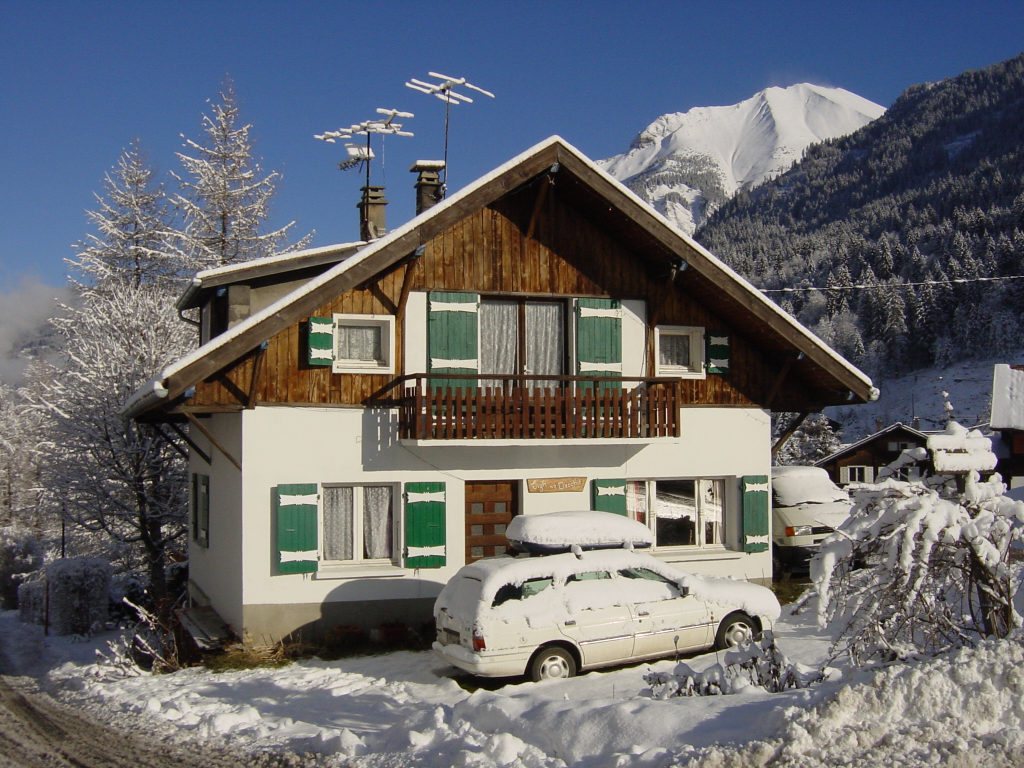
#> input picture photos/chalet1.jpg, 2048 x 1536 px (shown at 1/2 size)
$ python make_pwa_icons.py
#> lines starting #> are read from the running program, lines starting #| are printed output that depends on the picture; after the words box and inside, x2 and y2 are one past the last pixel; in counts of white or black regions, pixels touching at a corner belong together
"""
Builds PWA icons from the chalet photo.

Outputs under icons/:
  icon-192.png, icon-512.png, icon-512-maskable.png, apple-touch-icon.png

Run from repo root:  python tools/make_pwa_icons.py
"""
from pathlib import Path

from PIL import Image, ImageDraw

ROOT = Path(__file__).resolve().parent.parent
SOURCE = ROOT / "photos" / "chalet1.jpg"
OUT = ROOT / "icons"

PINE = (31, 61, 50, 255)
WOOD = (176, 141, 87, 255)


def square_crop(img: Image.Image, bias_y: float = 0.38) -> Image.Image:
#> called with bias_y = 0.38
    w, h = img.size
#> w = 2048; h = 1536
    side = min(w, h)
#> side = 1536
    left = (w - side) // 2
#> left = 256
    top = max(0, min(h - side, int((h - side) * bias_y)))
#> top = 0
    return img.crop((left, top, left + side, top + side))
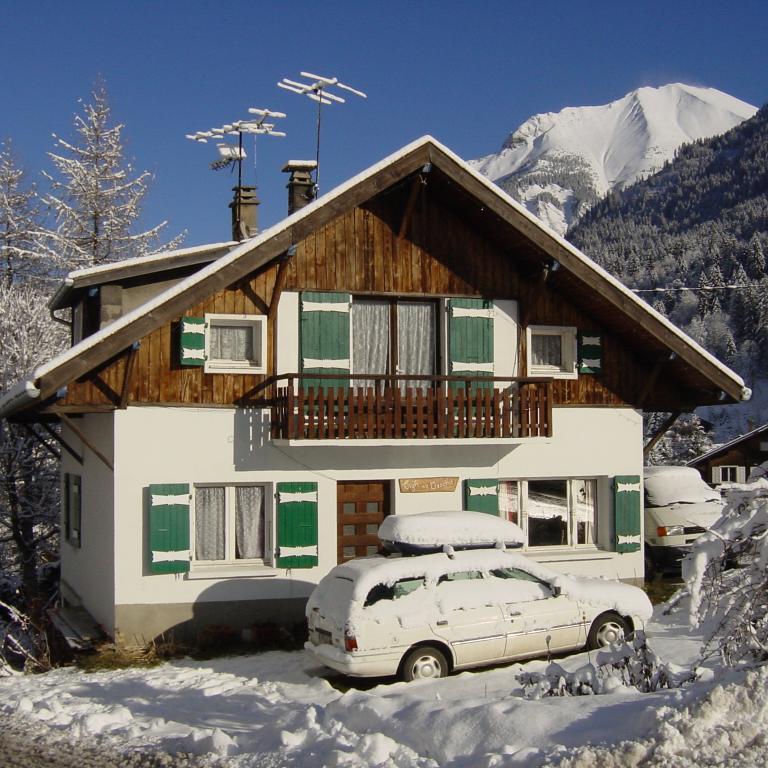
#> returned value: PIL image 1536x1536 RGB (shown at 1/2 size); mean R, G, B 108.1, 109.1, 112.1


def make_icon(src: Image.Image, size: int, *, maskable: bool = False) -> Image.Image:
    """Photo icon on pine, optional maskable padding (safe zone ~80%)."""
#> called with size = 192, maskable = False
    canvas = Image.new("RGBA", (size, size), PINE)
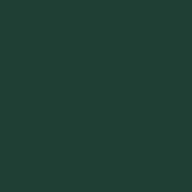
#> canvas: PIL image 192x192 RGBA; mean R, G, B, A 31, 61, 50, 255
    pad = int(size * 0.12) if maskable else int(size * 0.06)
    inner = size - pad * 2
    photo = src.resize((inner, inner), Image.Resampling.LANCZOS)

    # Soft round-rect mask so the photo reads as an app glyph
    mask = Image.new("L", (inner, inner), 0)
#> mask: PIL image 170x170 L; every value is 0
    draw = ImageDraw.Draw(mask)
    radius = max(8, int(inner * 0.18))
    draw.rounded_rectangle((0, 0, inner - 1, inner - 1), radius=radius, fill=255)

    rounded = Image.new("RGBA", (inner, inner), (0, 0, 0, 0))
#> rounded: PIL image 170x170 RGBA; every value is 0
    rounded.paste(photo, (0, 0))
    rounded.putalpha(mask)
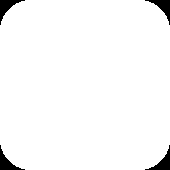
#> mask: PIL image 170x170 L; 97.2% white; 4 black regions, box (x1, y1, x2, y2) and area: (0, 0, 25, 25) 203, (145, 0, 170, 25) 203, (0, 145, 25, 170) 203, (145, 145, 170, 170) 203

    # Thin wood ring
    ring = Image.new("RGBA", (inner, inner), (0, 0, 0, 0))
    rdraw = ImageDraw.Draw(ring)
    stroke = max(2, size // 64)
    rdraw.rounded_rectangle(
        (stroke // 2, stroke // 2, inner - 1 - stroke // 2, inner - 1 - stroke // 2),
        radius=radius,
        outline=WOOD,
        width=stroke,
    )

    canvas.paste(rounded, (pad, pad), rounded)
    canvas.paste(ring, (pad, pad), ring)
    return canvas


def main() -> None:
    OUT.mkdir(exist_ok=True)
    src = square_crop(Image.open(SOURCE).convert("RGB"))

    make_icon(src, 192).save(OUT / "icon-192.png", optimize=True)
    make_icon(src, 512).save(OUT / "icon-512.png", optimize=True)
#> in make_icon (call 2), `mask = Image.new("L", (inner, inner), 0)`: mask: PIL image 452x452 L; every value is 0
#> in make_icon (call 2), `rounded = Image.new("RGBA", (inner, inner), (0, 0, 0, 0))`: rounded: PIL image 452x452 RGBA; every value is 0
#> in make_icon (call 2), `rounded.putalpha(mask)`: mask: PIL image 452x452 L; 97.2% white; 4 black regions, box (x1, y1, x2, y2) and area: (0, 0, 73, 73) 1432, (379, 0, 452, 73) 1432, (0, 379, 73, 452) 1432, (379, 379, 452, 452) 1432
    make_icon(src, 512, maskable=True).save(OUT / "icon-512-maskable.png", optimize=True)
#> call 3 of make_icon, with size = 512, maskable = True
#> in make_icon (call 3), `mask = Image.new("L", (inner, inner), 0)`: mask: PIL image 390x390 L; every value is 0
#> in make_icon (call 3), `rounded = Image.new("RGBA", (inner, inner), (0, 0, 0, 0))`: rounded: PIL image 390x390 RGBA; every value is 0
#> in make_icon (call 3), `rounded.putalpha(mask)`: mask: PIL image 390x390 L; 97.2% white; 4 black regions, box (x1, y1, x2, y2) and area: (0, 0, 62, 62) 1071, (328, 0, 390, 62) 1071, (0, 328, 62, 390) 1071, (328, 328, 390, 390) 1071
#> in make_icon (call 3), `canvas.paste(ring, (pad, pad), ring)`:
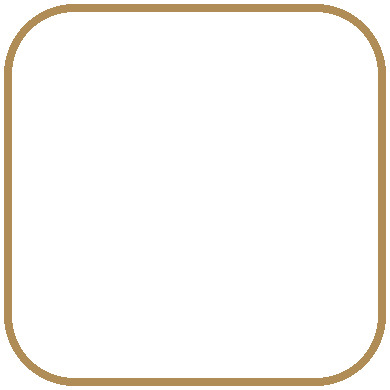
#> ring: PIL image 390x390 RGBA; mean R, G, B, A 12.8, 10.2, 6.3, 18.5; transparent parts drawn white
#> in make_icon (call 3), `canvas.paste(ring, (pad, pad), ring)`:
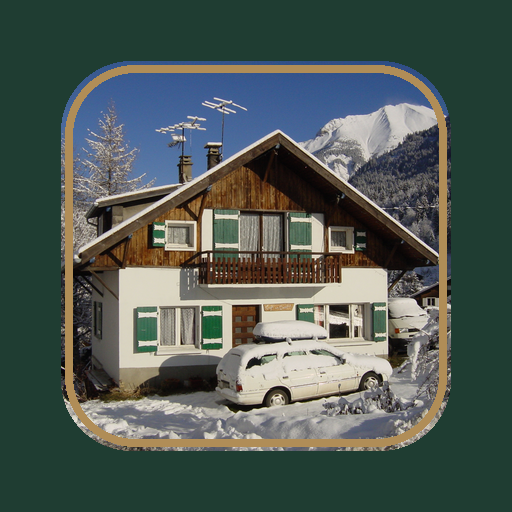
#> canvas: PIL image 512x512 RGBA; mean R, G, B, A 78.3, 90, 83.5, 255
    make_icon(src, 180).save(OUT / "apple-touch-icon.png", optimize=True)
#> call 4 of make_icon, with size = 180, maskable = False
#> in make_icon (call 4), `mask = Image.new("L", (inner, inner), 0)`: mask: PIL image 160x160 L; every value is 0
#> in make_icon (call 4), `rounded = Image.new("RGBA", (inner, inner), (0, 0, 0, 0))`: rounded: PIL image 160x160 RGBA; every value is 0
#> in make_icon (call 4), `rounded.putalpha(mask)`: mask: PIL image 160x160 L; 97.3% white; 4 black regions, box (x1, y1, x2, y2) and area: (0, 0, 23, 23) 174, (137, 0, 160, 23) 174, (0, 137, 23, 160) 174, (137, 137, 160, 160) 174
#> in make_icon (call 4), `rounded.putalpha(mask)`:
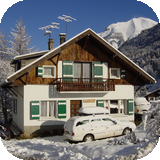
#> rounded: PIL image 160x160 RGBA; mean R, G, B, A 108.1, 109.1, 112.1, 248.1; transparent parts drawn white
#> in make_icon (call 4), `canvas.paste(ring, (pad, pad), ring)`:
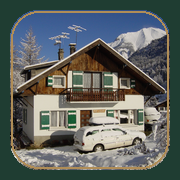
#> canvas: PIL image 180x180 RGBA; mean R, G, B, A 93.6, 99.6, 96.4, 255
    print(f"Wrote icons to {OUT}")


if __name__ == "__main__":
    main()

$ run again, with photos/chalet2.jpg copied over photos/chalet1.jpg
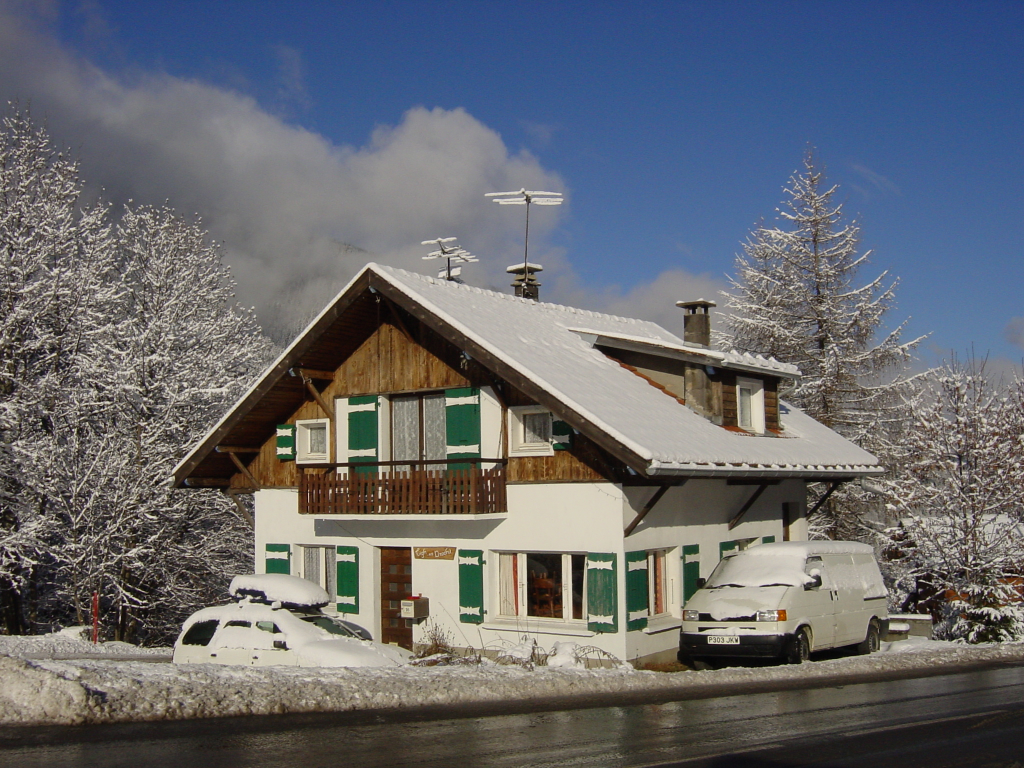
#> input picture photos/chalet2.jpg, 2048 x 1536 px (shown at 1/2 size)
#> w = 2048; h = 1536
#> left = 256
#> top = 0
#> photo: PIL image 452x452 RGB
#> ring: PIL image 452x452 RGBA
#> photo: PIL image 390x390 RGB
#> ring: PIL image 390x390 RGBA
#> photo: PIL image 160x160 RGB
#> in make_icon (call 4), `rounded.putalpha(mask)`:
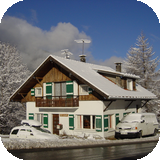
#> rounded: PIL image 160x160 RGBA; mean R, G, B, A 105.4, 107.7, 112.3, 248.1; transparent parts drawn white
#> ring: PIL image 160x160 RGBA
#> in make_icon (call 4), `canvas.paste(ring, (pad, pad), ring)`:
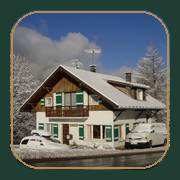
#> canvas: PIL image 180x180 RGBA; mean R, G, B, A 92.9, 100, 98.1, 255

$ run again, with photos/chalet3.jpg copied over photos/chalet1.jpg
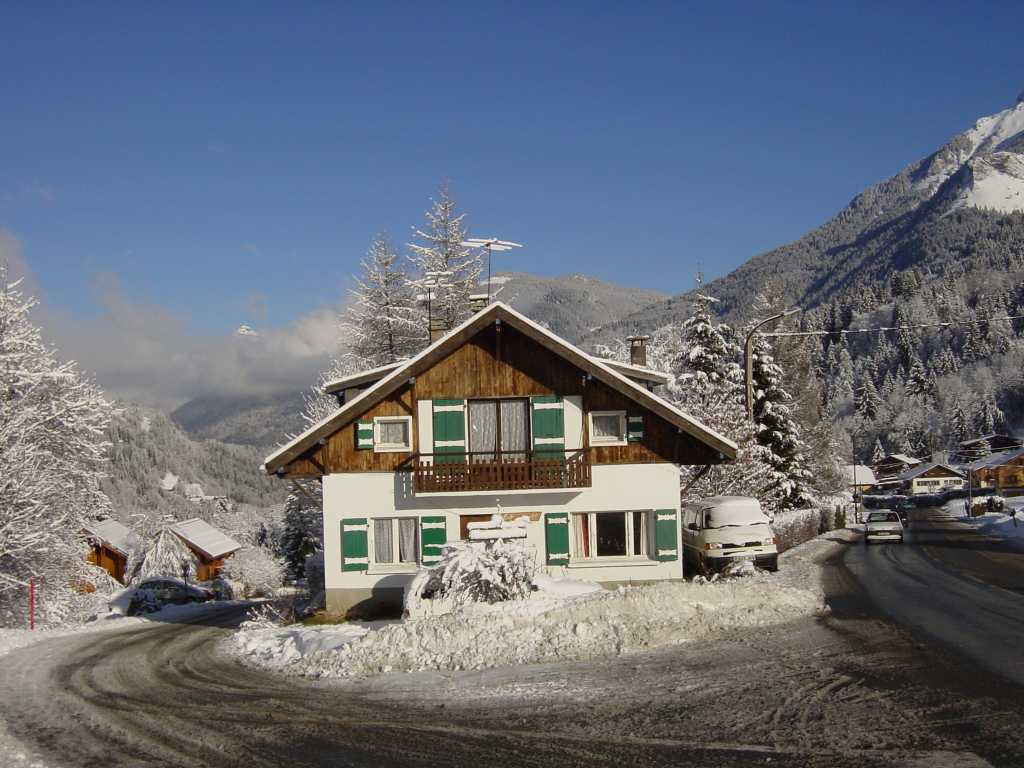
#> input picture photos/chalet3.jpg, 2048 x 1536 px (shown at 1/2 size)
#> w = 2048; h = 1536
#> left = 256
#> top = 0
#> photo: PIL image 452x452 RGB
#> ring: PIL image 452x452 RGBA
#> photo: PIL image 390x390 RGB
#> ring: PIL image 390x390 RGBA
#> photo: PIL image 160x160 RGB
#> in make_icon (call 4), `rounded.putalpha(mask)`:
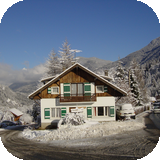
#> rounded: PIL image 160x160 RGBA; mean R, G, B, A 104.9, 112, 123.1, 248.1; transparent parts drawn white
#> ring: PIL image 160x160 RGBA
#> in make_icon (call 4), `canvas.paste(ring, (pad, pad), ring)`:
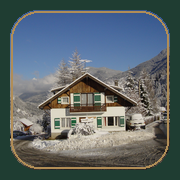
#> canvas: PIL image 180x180 RGBA; mean R, G, B, A 92.2, 102.9, 106.1, 255

$ run again, with photos/11a_0015.jpg copied over photos/chalet1.jpg
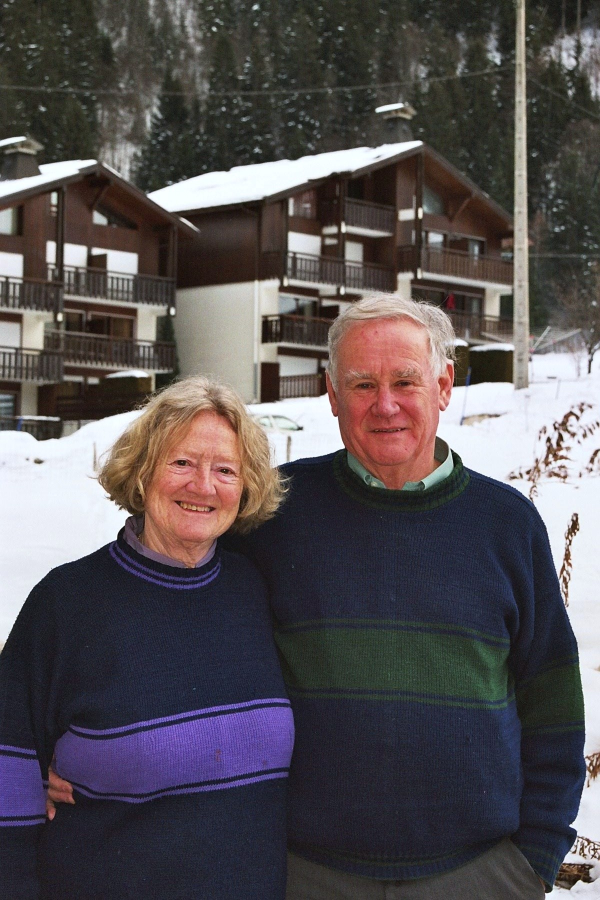
#> input picture photos/11a_0015.jpg, 1200 x 1800 px (shown at 1/2 size)
#> w = 1200; h = 1800
#> side = 1200
#> left = 0
#> top = 228
#> photo: PIL image 452x452 RGB
#> ring: PIL image 452x452 RGBA
#> photo: PIL image 390x390 RGB
#> ring: PIL image 390x390 RGBA
#> photo: PIL image 160x160 RGB
#> ring: PIL image 160x160 RGBA
#> in make_icon (call 4), `canvas.paste(ring, (pad, pad), ring)`:
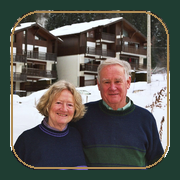
#> canvas: PIL image 180x180 RGBA; mean R, G, B, A 89, 88.6, 83.4, 255
